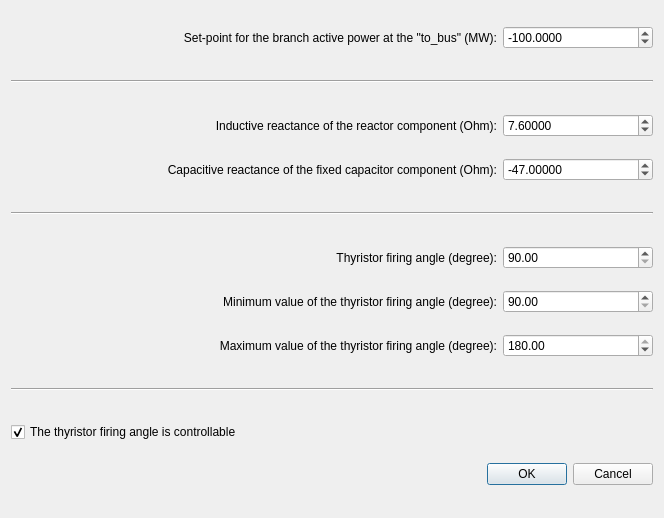
<?xml version="1.0" encoding="UTF-8"?>
<ui version="4.0">
 <class>Dialog</class>
 <widget class="QDialog" name="Dialog">
  <property name="geometry">
   <rect>
    <x>0</x>
    <y>0</y>
    <width>664</width>
    <height>518</height>
   </rect>
  </property>
  <property name="sizePolicy">
   <sizepolicy hsizetype="Preferred" vsizetype="Minimum">
    <horstretch>0</horstretch>
    <verstretch>0</verstretch>
   </sizepolicy>
  </property>
  <property name="minimumSize">
   <size>
    <width>664</width>
    <height>518</height>
   </size>
  </property>
  <property name="maximumSize">
   <size>
    <width>664</width>
    <height>518</height>
   </size>
  </property>
  <property name="windowTitle">
   <string>Dialog</string>
  </property>
  <layout class="QVBoxLayout" name="verticalLayout">
   <item>
    <layout class="QHBoxLayout" name="horizontalLayout_7">
     <item>
      <spacer name="horizontalSpacer_6">
       <property name="orientation">
        <enum>Qt::Horizontal</enum>
       </property>
       <property name="sizeHint" stdset="0">
        <size>
         <width>40</width>
         <height>20</height>
        </size>
       </property>
      </spacer>
     </item>
     <item>
      <widget class="QLabel" name="label_7">
       <property name="text">
        <string>Set-point for the branch active power at the &quot;to_bus&quot; (MW):</string>
       </property>
       <property name="alignment">
        <set>Qt::AlignRight|Qt::AlignTrailing|Qt::AlignVCenter</set>
       </property>
      </widget>
     </item>
     <item>
      <widget class="QDoubleSpinBox" name="set_p_to_mw">
       <property name="minimumSize">
        <size>
         <width>150</width>
         <height>0</height>
        </size>
       </property>
       <property name="decimals">
        <number>4</number>
       </property>
       <property name="minimum">
        <double>-50000.000000000000000</double>
       </property>
       <property name="maximum">
        <double>50000.000000000000000</double>
       </property>
       <property name="singleStep">
        <double>10.000000000000000</double>
       </property>
       <property name="value">
        <double>-100.000000000000000</double>
       </property>
      </widget>
     </item>
    </layout>
   </item>
   <item>
    <spacer name="verticalSpacer_5">
     <property name="orientation">
      <enum>Qt::Vertical</enum>
     </property>
     <property name="sizeType">
      <enum>QSizePolicy::Fixed</enum>
     </property>
     <property name="sizeHint" stdset="0">
      <size>
       <width>20</width>
       <height>10</height>
      </size>
     </property>
    </spacer>
   </item>
   <item>
    <widget class="Line" name="line_2">
     <property name="orientation">
      <enum>Qt::Horizontal</enum>
     </property>
    </widget>
   </item>
   <item>
    <spacer name="verticalSpacer_4">
     <property name="orientation">
      <enum>Qt::Vertical</enum>
     </property>
     <property name="sizeType">
      <enum>QSizePolicy::Fixed</enum>
     </property>
     <property name="sizeHint" stdset="0">
      <size>
       <width>20</width>
       <height>10</height>
      </size>
     </property>
    </spacer>
   </item>
   <item>
    <layout class="QHBoxLayout" name="horizontalLayout_5">
     <item>
      <spacer name="horizontalSpacer_5">
       <property name="orientation">
        <enum>Qt::Horizontal</enum>
       </property>
       <property name="sizeHint" stdset="0">
        <size>
         <width>40</width>
         <height>20</height>
        </size>
       </property>
      </spacer>
     </item>
     <item>
      <widget class="QLabel" name="label_5">
       <property name="text">
        <string>Inductive reactance of the reactor component (Ohm):</string>
       </property>
       <property name="alignment">
        <set>Qt::AlignRight|Qt::AlignTrailing|Qt::AlignVCenter</set>
       </property>
      </widget>
     </item>
     <item>
      <widget class="QDoubleSpinBox" name="x_l_ohm">
       <property name="minimumSize">
        <size>
         <width>150</width>
         <height>0</height>
        </size>
       </property>
       <property name="decimals">
        <number>5</number>
       </property>
       <property name="minimum">
        <double>0.000000000000000</double>
       </property>
       <property name="maximum">
        <double>10000.000000000000000</double>
       </property>
       <property name="singleStep">
        <double>1.000000000000000</double>
       </property>
       <property name="value">
        <double>7.600000000000000</double>
       </property>
      </widget>
     </item>
    </layout>
   </item>
   <item>
    <layout class="QHBoxLayout" name="horizontalLayout_4">
     <item>
      <spacer name="horizontalSpacer_2">
       <property name="orientation">
        <enum>Qt::Horizontal</enum>
       </property>
       <property name="sizeHint" stdset="0">
        <size>
         <width>40</width>
         <height>20</height>
        </size>
       </property>
      </spacer>
     </item>
     <item>
      <widget class="QLabel" name="label_4">
       <property name="text">
        <string>Capacitive reactance of the fixed capacitor component (Ohm):</string>
       </property>
       <property name="alignment">
        <set>Qt::AlignRight|Qt::AlignTrailing|Qt::AlignVCenter</set>
       </property>
      </widget>
     </item>
     <item>
      <widget class="QDoubleSpinBox" name="x_cvar_ohm">
       <property name="minimumSize">
        <size>
         <width>150</width>
         <height>0</height>
        </size>
       </property>
       <property name="decimals">
        <number>5</number>
       </property>
       <property name="minimum">
        <double>-50000.000000000000000</double>
       </property>
       <property name="maximum">
        <double>0.000000000000000</double>
       </property>
       <property name="singleStep">
        <double>1.000000000000000</double>
       </property>
       <property name="value">
        <double>-47.000000000000000</double>
       </property>
      </widget>
     </item>
    </layout>
   </item>
   <item>
    <spacer name="verticalSpacer_2">
     <property name="orientation">
      <enum>Qt::Vertical</enum>
     </property>
     <property name="sizeType">
      <enum>QSizePolicy::Fixed</enum>
     </property>
     <property name="sizeHint" stdset="0">
      <size>
       <width>20</width>
       <height>10</height>
      </size>
     </property>
    </spacer>
   </item>
   <item>
    <widget class="Line" name="line">
     <property name="orientation">
      <enum>Qt::Horizontal</enum>
     </property>
    </widget>
   </item>
   <item>
    <spacer name="verticalSpacer_3">
     <property name="orientation">
      <enum>Qt::Vertical</enum>
     </property>
     <property name="sizeType">
      <enum>QSizePolicy::Fixed</enum>
     </property>
     <property name="sizeHint" stdset="0">
      <size>
       <width>20</width>
       <height>10</height>
      </size>
     </property>
    </spacer>
   </item>
   <item>
    <layout class="QHBoxLayout" name="horizontalLayout_6">
     <item>
      <spacer name="horizontalSpacer_3">
       <property name="orientation">
        <enum>Qt::Horizontal</enum>
       </property>
       <property name="sizeHint" stdset="0">
        <size>
         <width>40</width>
         <height>20</height>
        </size>
       </property>
      </spacer>
     </item>
     <item>
      <widget class="QLabel" name="label_6">
       <property name="toolTip">
        <string>&lt;html&gt;&lt;head/&gt;&lt;body&gt;&lt;p&gt;&lt;span style=&quot; font-family:'Lato','proxima-nova','Helvetica Neue','Arial','sans-serif'; font-size:16px; color:#404040; background-color:#fcfcfc;&quot;&gt;Used if the device is not controllable, otherwise it is the starting point in the power flow calculation.&lt;/span&gt;&lt;/p&gt;&lt;/body&gt;&lt;/html&gt;</string>
       </property>
       <property name="text">
        <string>Thyristor firing angle (degree):</string>
       </property>
       <property name="alignment">
        <set>Qt::AlignRight|Qt::AlignTrailing|Qt::AlignVCenter</set>
       </property>
      </widget>
     </item>
     <item>
      <widget class="QDoubleSpinBox" name="thyristor_firing_angle_degree">
       <property name="enabled">
        <bool>true</bool>
       </property>
       <property name="minimumSize">
        <size>
         <width>150</width>
         <height>0</height>
        </size>
       </property>
       <property name="decimals">
        <number>2</number>
       </property>
       <property name="minimum">
        <double>90.000000000000000</double>
       </property>
       <property name="maximum">
        <double>180.000000000000000</double>
       </property>
       <property name="singleStep">
        <double>10.000000000000000</double>
       </property>
       <property name="value">
        <double>90.000000000000000</double>
       </property>
      </widget>
     </item>
    </layout>
   </item>
   <item>
    <layout class="QHBoxLayout" name="horizontalLayout">
     <item>
      <spacer name="horizontalSpacer">
       <property name="orientation">
        <enum>Qt::Horizontal</enum>
       </property>
       <property name="sizeHint" stdset="0">
        <size>
         <width>40</width>
         <height>20</height>
        </size>
       </property>
      </spacer>
     </item>
     <item>
      <widget class="QLabel" name="label">
       <property name="text">
        <string>Minimum value of the thyristor firing angle (degree):</string>
       </property>
       <property name="alignment">
        <set>Qt::AlignRight|Qt::AlignTrailing|Qt::AlignVCenter</set>
       </property>
      </widget>
     </item>
     <item>
      <widget class="QDoubleSpinBox" name="min_angle_degree">
       <property name="minimumSize">
        <size>
         <width>150</width>
         <height>0</height>
        </size>
       </property>
       <property name="decimals">
        <number>2</number>
       </property>
       <property name="minimum">
        <double>90.000000000000000</double>
       </property>
       <property name="maximum">
        <double>180.000000000000000</double>
       </property>
       <property name="singleStep">
        <double>10.000000000000000</double>
       </property>
       <property name="value">
        <double>90.000000000000000</double>
       </property>
      </widget>
     </item>
    </layout>
   </item>
   <item>
    <layout class="QHBoxLayout" name="horizontalLayout_2">
     <item>
      <spacer name="horizontalSpacer_4">
       <property name="orientation">
        <enum>Qt::Horizontal</enum>
       </property>
       <property name="sizeHint" stdset="0">
        <size>
         <width>40</width>
         <height>20</height>
        </size>
       </property>
      </spacer>
     </item>
     <item>
      <widget class="QLabel" name="label_2">
       <property name="text">
        <string>Maximum value of the thyristor firing angle (degree):</string>
       </property>
       <property name="alignment">
        <set>Qt::AlignRight|Qt::AlignTrailing|Qt::AlignVCenter</set>
       </property>
      </widget>
     </item>
     <item>
      <widget class="QDoubleSpinBox" name="max_angle_degree">
       <property name="minimumSize">
        <size>
         <width>150</width>
         <height>0</height>
        </size>
       </property>
       <property name="decimals">
        <number>2</number>
       </property>
       <property name="minimum">
        <double>90.000000000000000</double>
       </property>
       <property name="maximum">
        <double>180.000000000000000</double>
       </property>
       <property name="singleStep">
        <double>10.000000000000000</double>
       </property>
       <property name="value">
        <double>180.000000000000000</double>
       </property>
      </widget>
     </item>
    </layout>
   </item>
   <item>
    <spacer name="verticalSpacer_7">
     <property name="orientation">
      <enum>Qt::Vertical</enum>
     </property>
     <property name="sizeType">
      <enum>QSizePolicy::Fixed</enum>
     </property>
     <property name="sizeHint" stdset="0">
      <size>
       <width>20</width>
       <height>10</height>
      </size>
     </property>
    </spacer>
   </item>
   <item>
    <widget class="Line" name="line_3">
     <property name="orientation">
      <enum>Qt::Horizontal</enum>
     </property>
    </widget>
   </item>
   <item>
    <spacer name="verticalSpacer_6">
     <property name="orientation">
      <enum>Qt::Vertical</enum>
     </property>
     <property name="sizeType">
      <enum>QSizePolicy::Fixed</enum>
     </property>
     <property name="sizeHint" stdset="0">
      <size>
       <width>20</width>
       <height>10</height>
      </size>
     </property>
    </spacer>
   </item>
   <item>
    <widget class="QCheckBox" name="controllable">
     <property name="text">
      <string>The thyristor firing angle is controllable</string>
     </property>
     <property name="checked">
      <bool>true</bool>
     </property>
    </widget>
   </item>
   <item>
    <widget class="QDialogButtonBox" name="buttonBox">
     <property name="orientation">
      <enum>Qt::Horizontal</enum>
     </property>
     <property name="standardButtons">
      <set>QDialogButtonBox::Cancel|QDialogButtonBox::Ok</set>
     </property>
    </widget>
   </item>
  </layout>
 </widget>
 <resources/>
 <connections>
  <connection>
   <sender>buttonBox</sender>
   <signal>accepted()</signal>
   <receiver>Dialog</receiver>
   <slot>accept()</slot>
   <hints>
    <hint type="sourcelabel">
     <x>266</x>
     <y>511</y>
    </hint>
    <hint type="destinationlabel">
     <x>157</x>
     <y>274</y>
    </hint>
   </hints>
  </connection>
  <connection>
   <sender>buttonBox</sender>
   <signal>rejected()</signal>
   <receiver>Dialog</receiver>
   <slot>reject()</slot>
   <hints>
    <hint type="sourcelabel">
     <x>334</x>
     <y>511</y>
    </hint>
    <hint type="destinationlabel">
     <x>286</x>
     <y>274</y>
    </hint>
   </hints>
  </connection>
  <connection>
   <sender>controllable</sender>
   <signal>clicked(bool)</signal>
   <receiver>set_p_to_mw</receiver>
   <slot>setEnabled(bool)</slot>
   <hints>
    <hint type="sourcelabel">
     <x>181</x>
     <y>457</y>
    </hint>
    <hint type="destinationlabel">
     <x>546</x>
     <y>38</y>
    </hint>
   </hints>
  </connection>
 </connections>
</ui>
